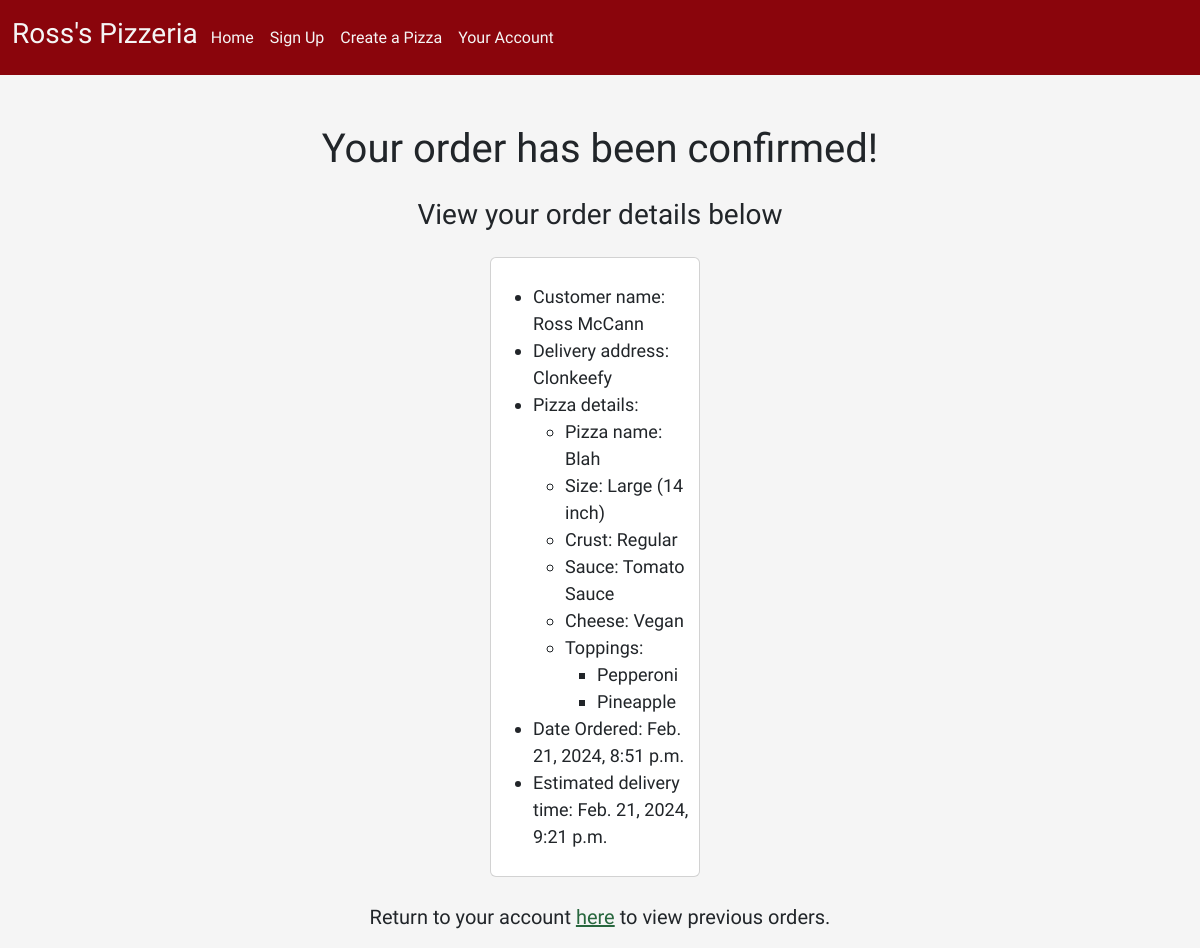
Screenshot of /confirmation/1/ (signed in) with the database file from the repository.
### pizza_app/models.py (models this page shows)
class Order(models.Model):
    id = models.AutoField(primary_key=True)
    name = models.CharField(max_length=50)
    address = models.CharField(max_length=250)
    card_number = models.BigIntegerField(validators=[MinValueValidator(1000000000000000), MaxValueValidator(9999999999999999)])
    expire_month = models.PositiveIntegerField(validators=[MaxValueValidator(12)])
    expire_year = models.PositiveIntegerField(validators=[MinValueValidator(2024)])
    ccv = models.PositiveIntegerField(validators=[MaxValueValidator(999)])
    user = models.ForeignKey(User, on_delete=models.CASCADE, default=1) # links a user to an order
    pizza = models.ForeignKey(Pizza, on_delete=models.CASCADE) #links a pizza to an order
    order_date = models.DateTimeField(auto_now_add=True)
    eta = models.DateTimeField()

class Pizza(models.Model):
    name = models.CharField(max_length=50)
    size = models.ForeignKey(PizzaSize, on_delete=models.CASCADE)
    crust = models.ForeignKey(CrustType, on_delete=models.CASCADE)
    sauce = models.ForeignKey(PizzaSauce, on_delete=models.CASCADE)
    cheese = models.ForeignKey(PizzaCheese, on_delete=models.CASCADE)
    toppings = models.ManyToManyField(PizzaToppings)
    user = models.ForeignKey(User, on_delete=models.CASCADE, default=1) # links a pizza to a user

class PizzaSize(models.Model):
    pizza_size = models.CharField(max_length=50)
    def __str__(self):
        return self.pizza_size

class CrustType(models.Model):
    crust_type = models.CharField(max_length=50)
    def __str__(self):
        return self.crust_type

class PizzaSauce(models.Model):
    sauce = models.CharField(max_length=50)
    def __str__(self):
        return self.sauce

class PizzaCheese(models.Model):
    cheese = models.CharField(max_length=50)
    def __str__(self):
        return self.cheese

class PizzaToppings(models.Model):
    toppings = models.CharField(max_length=100)
    def __str__(self):
        return self.toppings

### pizza_app/views.py (the view)
# urls.py: path('confirmation/<int:pk>/', views.OrderConfirmation.as_view(), name="order_confirmation"),
class OrderConfirmation(LoginRequiredMixin, CreateView):
    model = models.Order
    template_name = 'confirmation.html'
    fields = ['name', 'address', 'pizza']
    def get_context_data(self, **kwargs):
        context = super().get_context_data(**kwargs)
        order = self.get_object()
        context['order'] = order
        return context

### pizza_app/templates/confirmation.html
{% extends 'base.html' %}
{% block content %}
    <h1 style="text-align: center; margin-top: 50px;">Your order has been confirmed!</h1>
    <h3 style="text-align: center; margin-top: 25px; margin-bottom: 25px;">View your order details below</h3>
    <div class="card" style="margin-left: 490px; margin-right: 500px; padding-top: 25px; padding-bottom: 10px; padding-left: 10px; margin-bottom: 25px; font-size: 18px;">
        <ul>
            <li>Customer name: {{ order.name }}</li>
            <li>Delivery address: {{ order.address }}</li>
            <li>Pizza details:
                <ul>
                    <li>Pizza name: {{ order.pizza.name }}</li>
                    <li>Size: {{ order.pizza.size }}</li>
                    <li>Crust: {{ order.pizza.crust }}</li>
                    <li>Sauce: {{ order.pizza.sauce }}</li>
                    <li>Cheese: {{ order.pizza.cheese }}</li>
                    <li>Toppings:
                        <ul>
                            {% for topping in order.pizza.toppings.all %}
                                <li>{{ topping }}</li>
                            {% endfor %}
                        </ul>
                    </li>
                </ul>
            </li>
            <li>Date Ordered: {{ order.order_date }}</li>
            <li>Estimated delivery time: {{ order.eta }}</li>
        </ul>
    </div>
    <p style="text-align: center; font-size: 20px">Return to your account <a style="color: 28673E" href="/account">here</a> to view previous orders.</p>
{% endblock %}

### rows the page displays
Order: name "Ross McCann", address "Clonkeefy", pizza.name "Blah", pizza.size "Large (14 inch)", pizza.crust "Regular", pizza.sauce "Tomato Sauce", pizza.cheese "Vegan", order_date "Feb. 21, 2024, 8:51 p.m.", eta "Feb. 21, 2024, 9:21 p.m."
PizzaToppings: toppings "Pepperoni"
PizzaToppings: toppings "Pineapple"
